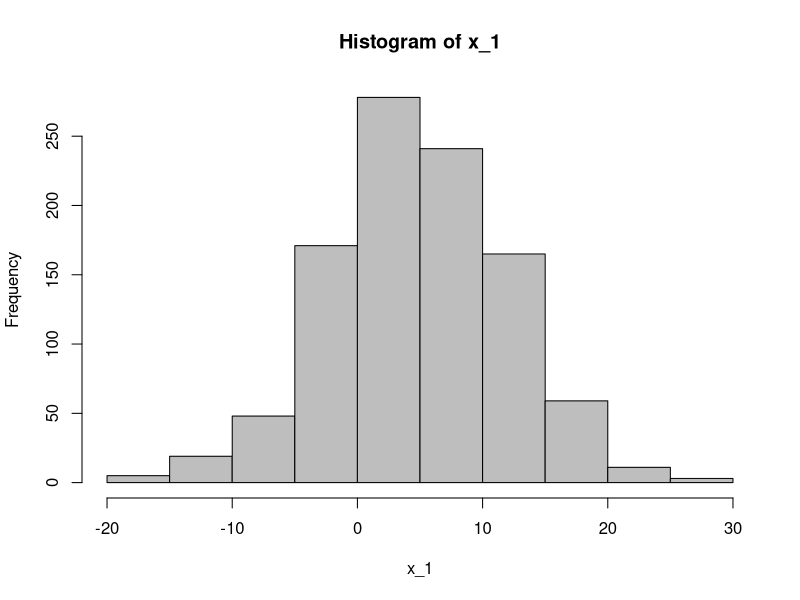
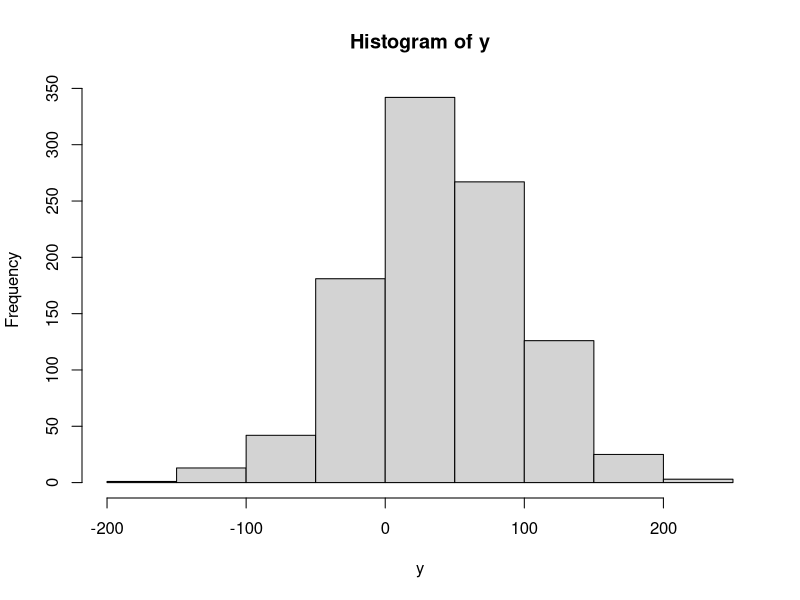
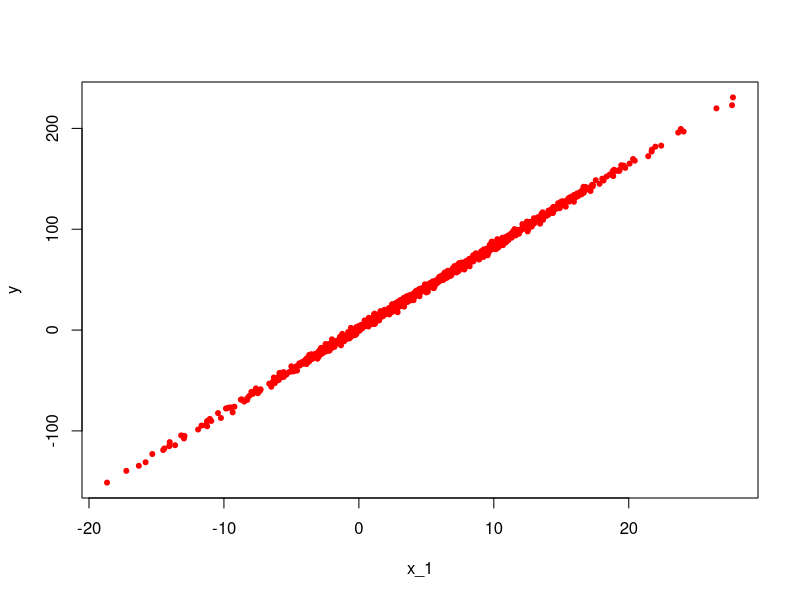
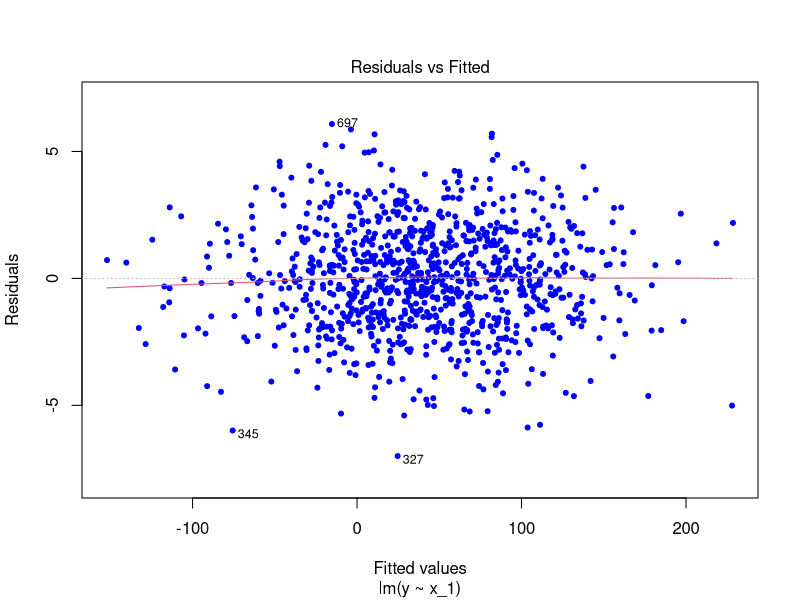
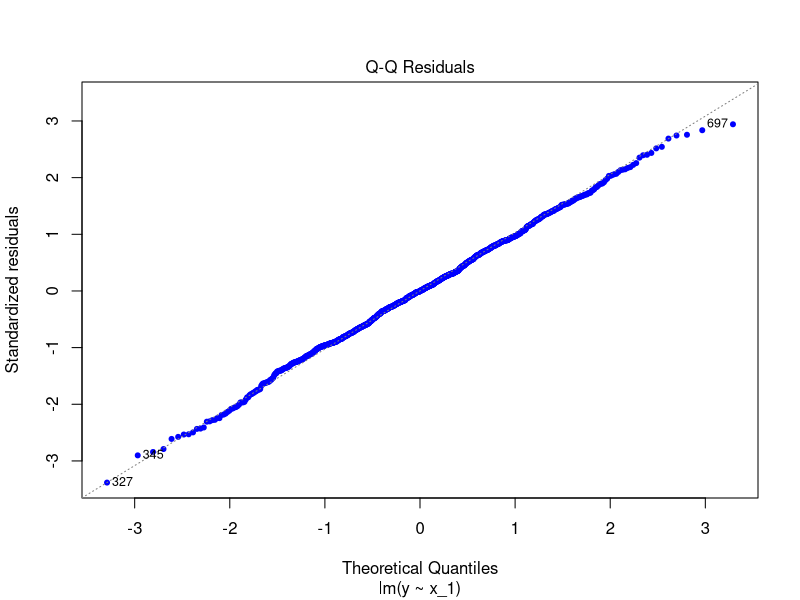
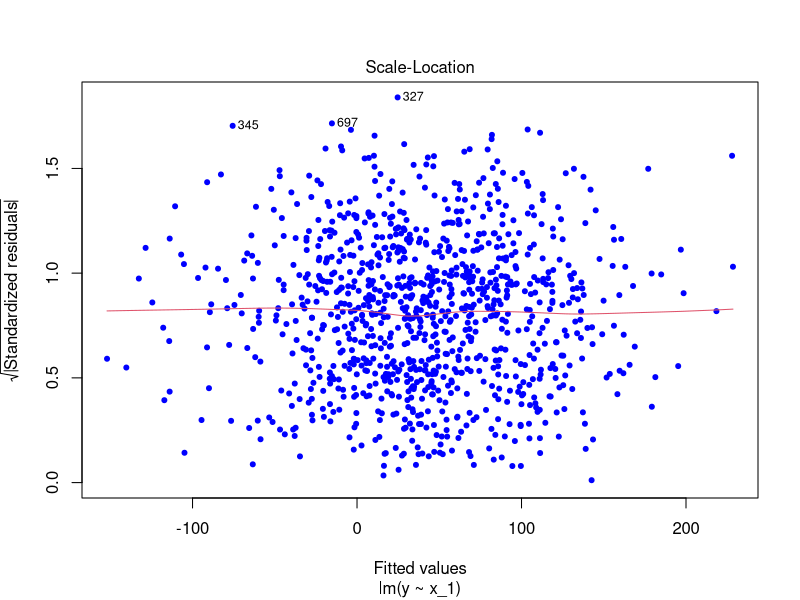
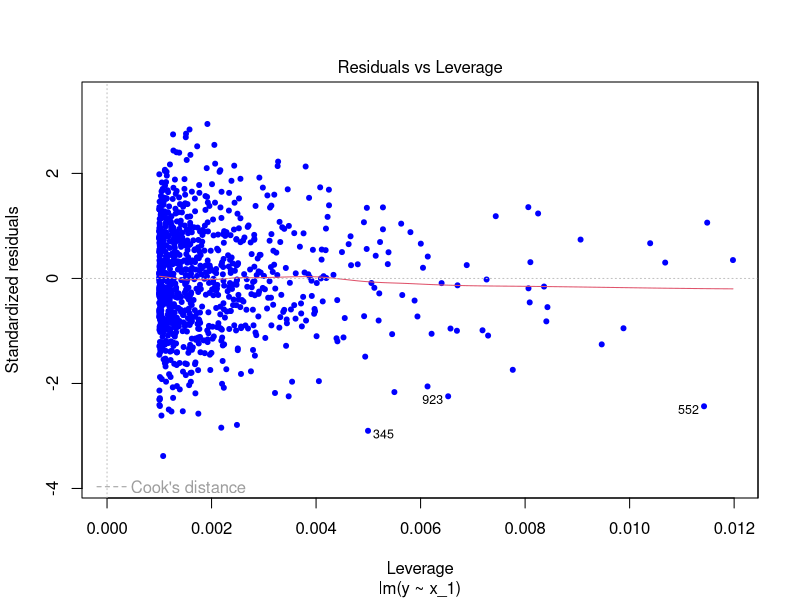
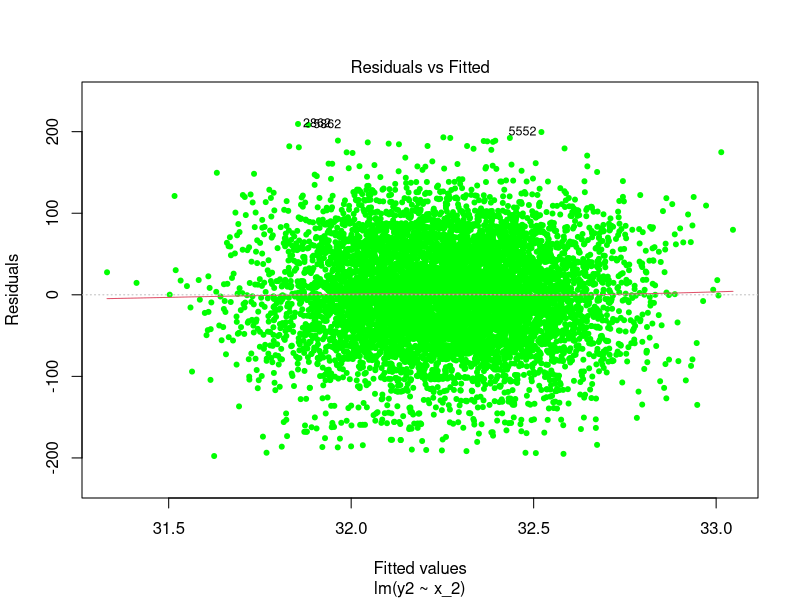

Here is the R script that generated these plots, in order:
# numb of observations,mean, st_deviation
x_1 <- rnorm(1000,5,7)

hist(x_1,col="grey")
true_error <- rnorm(1000,0,2)
true_beta_0 <- 1.1
true_beta_1 <- 8.2

y <- true_beta_0 + true_beta_1*x_1 + true_error
hist(y) #plot p(y)

plot(x_1,y, pch=20,col="red") #plot p(x,y)
mod <- lm(y ~ x_1)

# plot the regression model
plot(mod, pch=20, col="blue")

# create new
x_2 <- rnorm(8000,2,4)
true_gamma <- -8.1

y2 <- true_beta_0 + true_beta_1*x_1 + true_gamma + x_2 * true_error
mod2 <- lm(y2 ~ x_2)
plot(mod2, pch=20, col="green")



